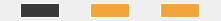
   <widget class="QWidget" name="layoutWidget77">
    <property name="geometry">
     <rect>
      <x>0</x>
      <y>370</y>
      <width>221</width>
      <height>21</height>
     </rect>
    </property>
    <layout class="QHBoxLayout" name="horizontalLayout_2">
     <property name="spacing">
      <number>12</number>
     </property>
     <property name="leftMargin">
      <number>2</number>
     </property>
     <property name="topMargin">
      <number>2</number>
     </property>
     <property name="rightMargin">
      <number>2</number>
     </property>
     <property name="bottomMargin">
      <number>2</number>
     </property>
     <item>
      <widget class="QLabel" name="label_backgroundColor">
       <property name="maximumSize">
        <size>
         <width>40</width>
         <height>15</height>
        </size>
       </property>
       <property name="styleSheet">
        <string notr="true">QLabel {
 	border: 1px solid white;
	background-color: rgb(58, 57, 57);
}</string>
       </property>
       <property name="text">
        <string/>
       </property>
      </widget>
     </item>
     <item>
      <widget class="QLabel" name="label_lineColor">
       <property name="maximumSize">
        <size>
         <width>40</width>
         <height>15</height>
        </size>
       </property>
       <property name="styleSheet">
        <string notr="true">QLabel {
 	border: 1px solid white;
	background: rgb(242, 165, 60);
}</string>
       </property>
       <property name="text">
        <string/>
       </property>
      </widget>
     </item>
     <item>
      <widget class="QLabel" name="label_vertexColor">
       <property name="maximumSize">
        <size>
         <width>40</width>
         <height>15</height>
        </size>
       </property>
       <property name="styleSheet">
        <string notr="true">QLabel {
 	border: 1px solid white;
	background: rgb(242, 165, 60);
}</string>
       </property>
       <property name="text">
        <string/>
       </property>
      </widget>
     </item>
    </layout>
   </widget>
